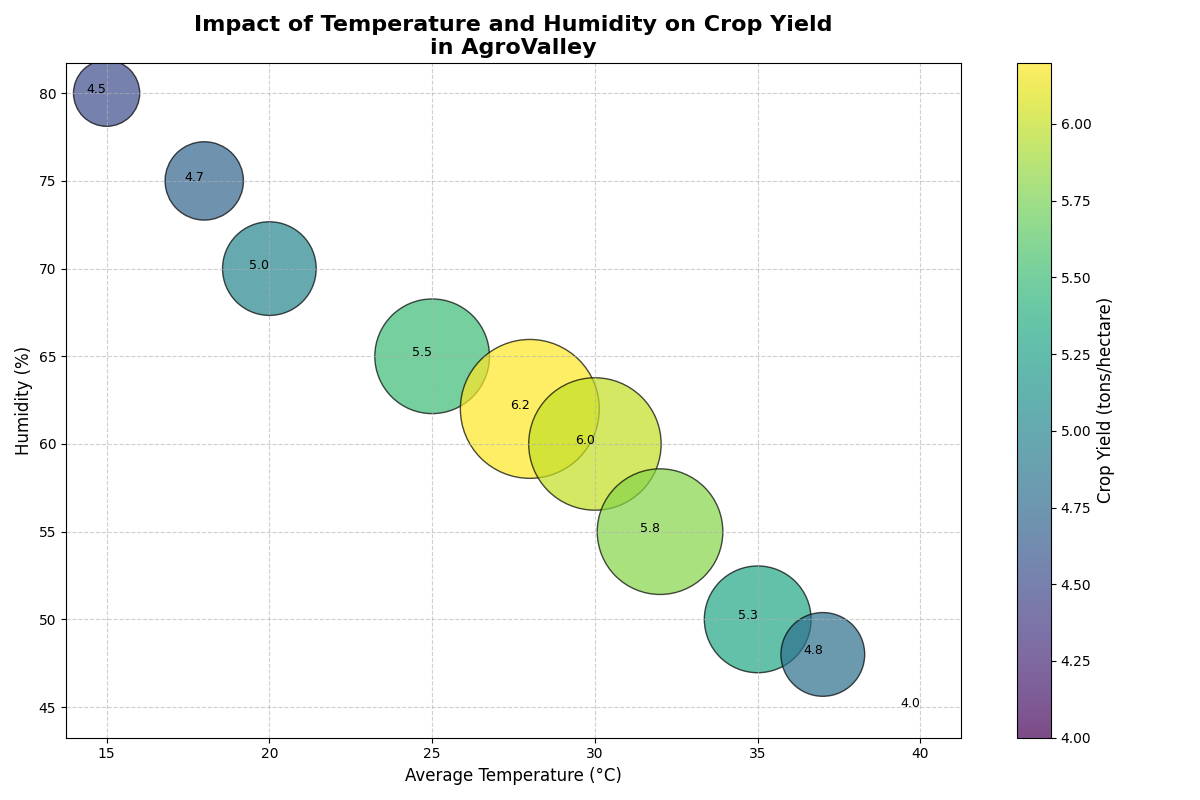

Write Python code to recreate this figure.
import matplotlib.pyplot as plt
import numpy as np

# Backstory: Analyzing the relationship between Average Temperature, Humidity, and Crop Yield.
# This scatter plot aims to provide insights for farmers and agronomists on optimizing conditions
# for better crop yields.

# Data: Average Temperature (Celsius), Humidity (%), and Crop Yield (tons/hectare)
temperature = np.array([15, 18, 20, 25, 28, 30, 32, 35, 37, 40])
humidity = np.array([80, 75, 70, 65, 62, 60, 55, 50, 48, 45])
crop_yield = np.array([4.5, 4.7, 5.0, 5.5, 6.2, 6.0, 5.8, 5.3, 4.8, 4.0])

# Normalize crop yield for bubble size
crop_yield_normalized = (crop_yield - crop_yield.min()) / (crop_yield.ptp() / 100)

# Create scatter plot
fig, ax = plt.subplots(figsize=(12, 8))

scatter = ax.scatter(temperature, humidity, s=crop_yield_normalized*100, c=crop_yield, cmap='viridis', alpha=0.7, edgecolor='k')

# Title and labels
ax.set_title("Impact of Temperature and Humidity on Crop Yield\nin AgroValley", fontsize=16, fontweight='bold')
ax.set_xlabel("Average Temperature (°C)", fontsize=12)
ax.set_ylabel("Humidity (%)", fontsize=12)

# Adding grid for better readability
ax.grid(True, linestyle='--', alpha=0.6)

# Color bar to reflect crop yield
cbar = plt.colorbar(scatter)
cbar.set_label('Crop Yield (tons/hectare)', fontsize=12)

# Annotate specific points
for temp, hum, yield_val in zip(temperature, humidity, crop_yield):
    ax.text(temp, hum, f"{yield_val:.1f}", fontsize=9, ha='right', color='black')

# Automatically adjust layout to fit elements
plt.tight_layout()

# Display the plot
plt.show()
